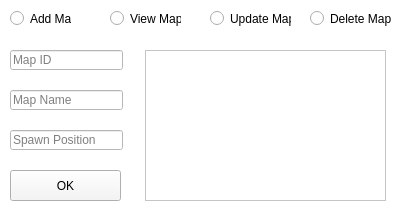
<?xml version="1.0" encoding="UTF-8"?>
<ui version="4.0">
 <class>mapManager</class>
 <widget class="QWidget" name="mapManager">
  <property name="geometry">
   <rect>
    <x>0</x>
    <y>0</y>
    <width>400</width>
    <height>215</height>
   </rect>
  </property>
  <property name="minimumSize">
   <size>
    <width>400</width>
    <height>215</height>
   </size>
  </property>
  <property name="maximumSize">
   <size>
    <width>400</width>
    <height>215</height>
   </size>
  </property>
  <property name="windowTitle">
   <string>Maplestory Manager - Map</string>
  </property>
  <property name="styleSheet">
   <string notr="true">background-color: rgb(255, 255, 255);</string>
  </property>
  <widget class="QLineEdit" name="idMap">
   <property name="geometry">
    <rect>
     <x>10</x>
     <y>50</y>
     <width>113</width>
     <height>20</height>
    </rect>
   </property>
   <property name="text">
    <string/>
   </property>
   <property name="placeholderText">
    <string>Map ID</string>
   </property>
  </widget>
  <widget class="QLineEdit" name="mapName">
   <property name="geometry">
    <rect>
     <x>10</x>
     <y>90</y>
     <width>113</width>
     <height>20</height>
    </rect>
   </property>
   <property name="text">
    <string/>
   </property>
   <property name="placeholderText">
    <string>Map Name</string>
   </property>
  </widget>
  <widget class="QRadioButton" name="readRadioButton">
   <property name="geometry">
    <rect>
     <x>110</x>
     <y>10</y>
     <width>71</width>
     <height>17</height>
    </rect>
   </property>
   <property name="text">
    <string>View Map</string>
   </property>
  </widget>
  <widget class="QRadioButton" name="createRadioButton">
   <property name="geometry">
    <rect>
     <x>10</x>
     <y>10</y>
     <width>61</width>
     <height>17</height>
    </rect>
   </property>
   <property name="text">
    <string>Add Map</string>
   </property>
  </widget>
  <widget class="QLineEdit" name="spawnPosition">
   <property name="geometry">
    <rect>
     <x>10</x>
     <y>130</y>
     <width>113</width>
     <height>20</height>
    </rect>
   </property>
   <property name="text">
    <string/>
   </property>
   <property name="placeholderText">
    <string>Spawn Position</string>
   </property>
  </widget>
  <widget class="QPushButton" name="okButton">
   <property name="geometry">
    <rect>
     <x>10</x>
     <y>170</y>
     <width>111</width>
     <height>31</height>
    </rect>
   </property>
   <property name="styleSheet">
    <string notr="true">background-color: rgb(245, 245, 245);</string>
   </property>
   <property name="text">
    <string>OK</string>
   </property>
  </widget>
  <widget class="QRadioButton" name="updateRadioButton">
   <property name="geometry">
    <rect>
     <x>210</x>
     <y>10</y>
     <width>81</width>
     <height>17</height>
    </rect>
   </property>
   <property name="text">
    <string>Update Map</string>
   </property>
  </widget>
  <widget class="QRadioButton" name="deleteRadioButton">
   <property name="geometry">
    <rect>
     <x>310</x>
     <y>10</y>
     <width>81</width>
     <height>17</height>
    </rect>
   </property>
   <property name="text">
    <string>Delete Map</string>
   </property>
  </widget>
  <widget class="QListView" name="output">
   <property name="geometry">
    <rect>
     <x>145</x>
     <y>50</y>
     <width>241</width>
     <height>151</height>
    </rect>
   </property>
   <property name="minimumSize">
    <size>
     <width>241</width>
     <height>151</height>
    </size>
   </property>
  </widget>
 </widget>
 <resources/>
 <connections/>
</ui>
